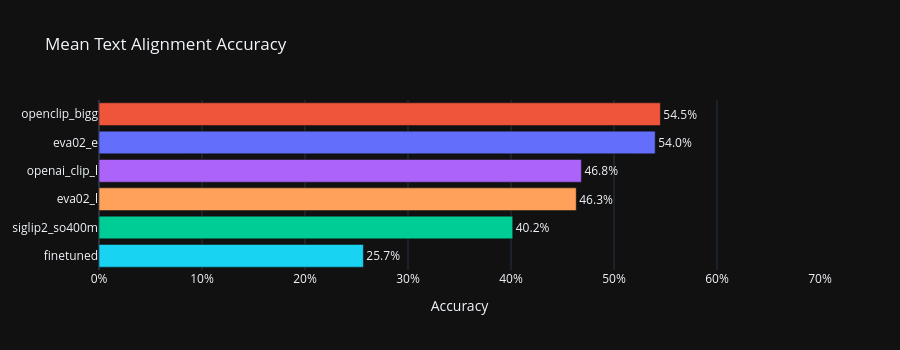

Source (notebook cell):
### Code cell
# Bar chart: Mean accuracy per model
mean_acc = df_text.groupby("model")["accuracy"].mean().sort_values(ascending=True)
colors = [MODEL_INFO.get(m, {}).get("color", "gray") for m in mean_acc.index]

fig = go.Figure(go.Bar(
    x=mean_acc.values,
    y=mean_acc.index,
    orientation="h",
    marker_color=colors,
    text=[f"{v:.1%}" for v in mean_acc.values],
    textposition="outside",
))
fig.update_layout(
    title="Mean Text Alignment Accuracy",
    xaxis_title="Accuracy",
    xaxis_tickformat=".0%",
    height=350,
    xaxis_range=[0, 0.7],
)
fig.show()

### Figure 1 — Plotly figure (JSON) as saved in the notebook; plotly's stock layout.template omitted (floating-point values rounded to 4 significant figures)
{"data": [{"marker": {"color": ["#19D3F3", "#00CC96", "#FFA15A", "#AB63FA", "#636EFA", "#EF553B"]}, "orientation": "h", "text": ["25.7%", "40.2%", "46.3%", "46.8%", "54.0%", "54.5%"], "textposition": "outside", "x": [0.2567, 0.4017, 0.4633, 0.4683, 0.54, 0.545], "y": ["finetuned", "siglip2_so400m", "eva02_l", "openai_clip_l", "eva02_e", "openclip_bigg"], "type": "bar"}], "layout": {"xaxis": {"title": {"text": "Accuracy"}, "tickformat": ".0%", "range": [0, 0.7]}, "title": {"text": "Mean Text Alignment Accuracy"}, "height": 350}}
